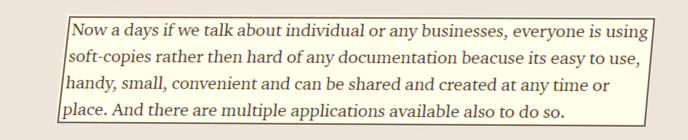
#> input picture final/improcimg_persp.png, 688 x 140 px, found by its file name
$ jupyter execute --allow-errors Image_Proc_Project.ipynb   (shell and % lines are left out)
#> lines starting #> are read from the running program, lines starting #| are printed output that depends on the picture; after the words box and inside, x2 and y2 are one past the last pixel; in counts of white or black regions, pixels touching at a corner belong together
[cell 1]
import cv2
import numpy as np
import PIL
import matplotlib.pyplot as plt
import scipy.spatial.distance
import math

[cell 2]
image=cv2.imread('/content/improcimg_persp.png')
#> image is the input picture: shape (140, 688, 3); mean B, G, R 213.3, 229.1, 234.8

#> (a cell that did not finish here is left out)

[cell 4]
plt.imshow(image)

[cell 5]
image=cv2.cvtColor(image,cv2.COLOR_BGR2GRAY)
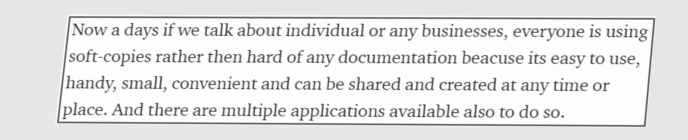
#> image: shape (140, 688); min 60, max 253, mean 229.1

[cell 6]
image_rgb=cv2.cvtColor(image, cv2.COLOR_BGR2RGB)
plt.imshow(image_rgb)

[cell 7]
canny_image=cv2.Canny(image,100,200)
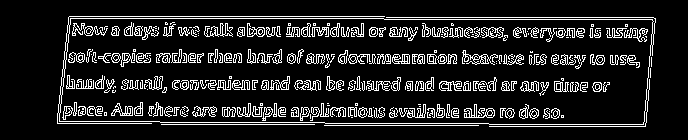
#> canny_image: shape (140, 688); 12.9% white in thin lines or dots, all inside (x1, y1, x2, y2) = (57, 16, 656, 127)
plt.imshow(canny_image)

[cell 8]
(contours, _) = cv2.findContours(canny_image, cv2.RETR_LIST, cv2.CHAIN_APPROX_NONE)
#> contours = 686 contours, 457 with area under 20; largest, box (x1, y1, x2, y2) and area: (57, 16, 656, 125) 61024, (59, 18, 654, 125) 60818, (462, 50, 498, 65) 156, (464, 104, 495, 118) 146, (72, 23, 108, 36) 126
contours = sorted(contours, key=cv2.contourArea, reverse=True)
# a function named rectify is created to to reshape or rectify the image.
def rectify(h):
  h = h.reshape((4,2))
  hnew = np.zeros((4,2),dtype = np.float32)
  add = h.sum(1)
  hnew[0] = h[np.argmin(add)]
  hnew[2] = h[np.argmax(add)]
  diff = np.diff(h,axis = 1)
  hnew[1] = h[np.argmin(diff)]
  hnew[3] = h[np.argmax(diff)]
  return hnew
# It is obvious that if any image is clicked at a random angle it will definately have background and some other pictures and
# images also but we need to specify that detection should be done for the paper or document only. So the vertix size 4 is chosen
# of contour points.
for c in contours:
  p = cv2.arcLength(c, True)
  approx = cv2.approxPolyDP(c, 0.02 * p, True)
  # gives vertices size 4 means if vertices are 4 of any contour take that
  if len(approx) == 4:
    target = approx
    break
#> this loop made 2 passes
#> (p, target) on pass 2: (1382.4, [[59, 120], [71, 18], [653, 21], [642, 124]])
#> p on pass 1: 2839.4

x_ax = 1800
y_ax = 600

# --- caluclating the aspect ratio ---
# https://www.microsoft.com/en-us/research/uploads/prod/2016/11/Digital-Signal-Processing.pdf

# mn are the points detected on the image (corners)
(m1, m2, m3, m4) = *approx.tolist()[0], *approx.tolist()[1], *approx.tolist()[2], *approx.tolist()[3]
#> m1 = [59, 120]; m2 = [71, 18]; m3 = [653, 21]; m4 = [642, 124]

print(m1)
#| [59, 120]
print(m2)
#| [71, 18]
print(m3)
#| [653, 21]
print(m4)
#| [642, 124]

# m1--------------m4
# |               |
# |               |
# m2--------------m3

w1 = scipy.spatial.distance.euclidean(m1, m4)
#> w1 = 583
w2 = scipy.spatial.distance.euclidean(m2, m3)
#> w2 = 582
h1 = scipy.spatial.distance.euclidean(m1, m2)
#> h1 = 102.7
h2 = scipy.spatial.distance.euclidean(m4, m3)
#> h2 = 103.6

w = max(w1, w2)
#> w = 583
h = max(h1, h2)
#> h = 103.6

# apparent aspect ratio in the image
ar_vis = float(w)/float(h)
#> ar_vis = 5.63

m1 = np.array((m1[0], m1[1], 1)).astype('float32')
#> m1 = [59, 120, 1]
m2 = np.array((m2[0], m2[1], 1)).astype('float32')
#> m2 = [71, 18, 1]
m3 = np.array((m3[0], m3[1], 1)).astype('float32')
#> m3 = [653, 21, 1]
m4 = np.array((m4[0], m4[1], 1)).astype('float32')
#> m4 = [642, 124, 1]

print(m1)
#| [ 59. 120.   1.]
print(m2)
#| [71. 18.  1.]
print(m3)
#| [653.  21.   1.]
print(m4)
#| [642. 124.   1.]

k2 = np.dot(np.cross(m1, m4), m3) / np.dot(np.cross(m2, m4), m3)
#> k2 = 1
k3 = np.dot(np.cross(m1, m4), m2) / np.dot(np.cross(m3, m4), m2)
#> k3 = -0.992

n2 = k2 * m2 - m1
#> n2 = [12.13, -102, 0.0019]
n3 = k3 * m3 - m1
#> n3 = [-706.9, -140.8, -1.99]

n21 = n2[0]
#> n21 = 12.13
n22 = n2[1]
#> n22 = -102
n23 = n2[2]
#> n23 = 0.0019

n31 = n3[0]
#> n31 = -706.9
n32 = n3[1]
#> n32 = -140.8
n33 = n3[2]
#> n33 = -1.99

#> (the rest of this cell did not finish here and is left out)
